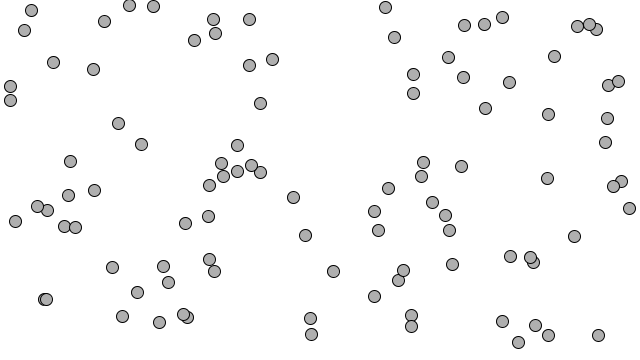
Frame 1 (no input)
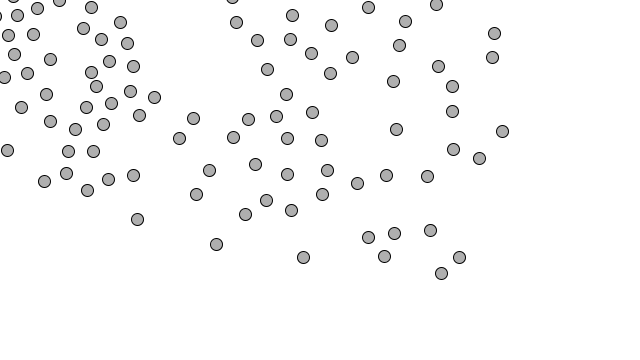
Frame 60 (the mouse pressed at the canvas centre just before this capture)
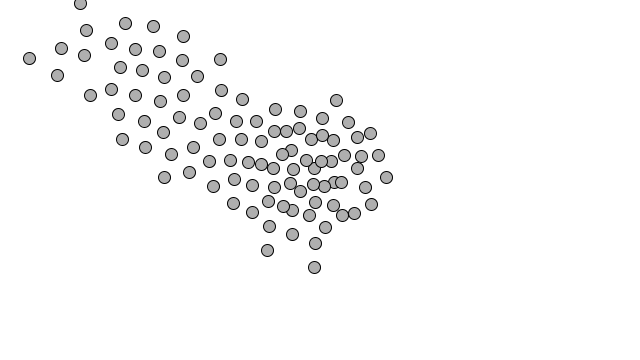
Frame 120 (the mouse held since frame 60 and released just before this capture)

The Processing sketch that drew these frames (run headless with seeded random() and noise(); from frame 60 on, the mouse is pressed at the canvas centre):

// Processing sketch: build
// ── build.pde
ArrayList<Vehicle> vehicles;

void setup() {
  size(640, 360);
  // Storing vehicles in arraylist
  vehicles = new ArrayList<Vehicle>();
  for(int i = 0; i < 100; i++) {
    vehicles.add(new Vehicle(random(width), random(height)));
  }
}

void draw() {
  background(255);
  
  for(Vehicle v: vehicles) {
    v.applyBehaviors(vehicles);
    v.update();
    v.display();
  }
  
  fill(0);
}  

void mouseDragged() {
  vehicles.add(new Vehicle(mouseX, mouseY));
}

// ── Vehicle.pde
class Vehicle {
  
  PVector location;
  PVector velocity;
  PVector acceleration;
  float r;
  float maxForce;
  float maxSpeed;
  
  // Init all values
  Vehicle(float x, float y) {
    location = new PVector(x, y);
    r = 12;
    maxSpeed = 3;
    maxForce = 0.2;
    acceleration = new PVector(0, 0);
    velocity = new PVector(0, 0);
  }
  
  void applyForce(PVector force) {
    acceleration.add(force);
  }
  
  void applyBehaviors(ArrayList<Vehicle> vehicles) {
    PVector separateForce = separate(vehicles);
    PVector seekForce = seek(new PVector(mouseX, mouseY));
    separateForce.mult(2);
    seekForce.mult(1);
    applyForce(separateForce);
    applyForce(seekForce);
  }
  
  // steer = desired - velocity
  PVector seek(PVector target) {
    PVector desired = PVector.sub(target, location);
    desired.normalize();
    desired.mult(maxSpeed);
    PVector steer = PVector.sub(desired, velocity);
    steer.limit(maxForce);
    return steer;
  }
  
  PVector separate(ArrayList<Vehicle> vehicles) {
    float desiredSeparation = r*2;
    PVector sum = new PVector();
    int count = 0;
    
      for(Vehicle other: vehicles) {
        float d = PVector.dist(location, other.location);
        if((d > 0) && (d < desiredSeparation)) {
           PVector diff = PVector.sub(location, other.location);
           diff.normalize();
           diff.div(d);
           sum.add(diff);
           count++;
         }
      }
   
     if(count > 0) {
      sum.div(count);
      sum.normalize();
      sum.mult(maxSpeed);
      sum.sub(velocity);
      sum.limit(maxForce);
     }
     return sum;
  }
 
 void update() {
   velocity.add(acceleration);
   velocity.limit(maxSpeed);
   location.add(velocity);
   acceleration.mult(0);
 }
 
 void display() {
   fill(175);
   stroke(0);
   pushMatrix();
   translate(location.x, location.y);
   ellipse(0, 0, r, r);
   popMatrix();
 }
}
 
    
